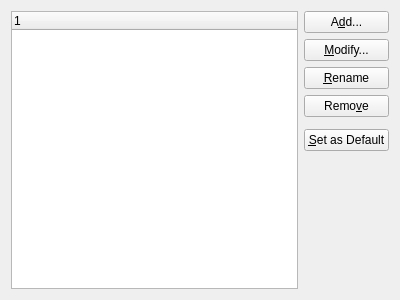
<?xml version="1.0" encoding="UTF-8"?>
<ui version="4.0">
 <class>MailTransport::TransportManagementWidget</class>
 <widget class="QWidget" name="MailTransport::TransportManagementWidget">
  <property name="geometry">
   <rect>
    <x>0</x>
    <y>0</y>
    <width>400</width>
    <height>300</height>
   </rect>
  </property>
  <layout class="QGridLayout" name="gridLayout">
   <item row="3" column="1">
    <widget class="QPushButton" name="removeButton">
     <property name="text">
      <string>Remo&amp;ve</string>
     </property>
    </widget>
   </item>
   <item row="5" column="1">
    <widget class="QPushButton" name="defaultButton">
     <property name="text">
      <string>&amp;Set as Default</string>
     </property>
    </widget>
   </item>
   <item row="0" column="0" rowspan="7">
    <widget class="TransportListView" name="transportList">
     <property name="itemsExpandable">
      <bool>false</bool>
     </property>
    </widget>
   </item>
   <item row="6" column="1">
    <spacer>
     <property name="orientation">
      <enum>Qt::Vertical</enum>
     </property>
     <property name="sizeHint" stdset="0">
      <size>
       <width>20</width>
       <height>141</height>
      </size>
     </property>
    </spacer>
   </item>
   <item row="0" column="1">
    <widget class="QPushButton" name="addButton">
     <property name="text">
      <string>A&amp;dd...</string>
     </property>
    </widget>
   </item>
   <item row="2" column="1">
    <widget class="QPushButton" name="renameButton">
     <property name="text">
      <string>&amp;Rename</string>
     </property>
    </widget>
   </item>
   <item row="1" column="1">
    <widget class="QPushButton" name="editButton">
     <property name="text">
      <string>&amp;Modify...</string>
     </property>
    </widget>
   </item>
   <item row="4" column="1">
    <widget class="KSeparator" name="kseparator"/>
   </item>
  </layout>
 </widget>
 <customwidgets>
  <customwidget>
   <class>KSeparator</class>
   <extends>QFrame</extends>
   <header>kseparator.h</header>
  </customwidget>
  <customwidget>
   <class>TransportListView</class>
   <extends>QTreeWidget</extends>
   <header location="global">widgets/transportlistview.h</header>
  </customwidget>
 </customwidgets>
 <tabstops>
  <tabstop>transportList</tabstop>
  <tabstop>addButton</tabstop>
  <tabstop>editButton</tabstop>
  <tabstop>renameButton</tabstop>
  <tabstop>removeButton</tabstop>
  <tabstop>defaultButton</tabstop>
 </tabstops>
 <resources/>
 <connections/>
</ui>
